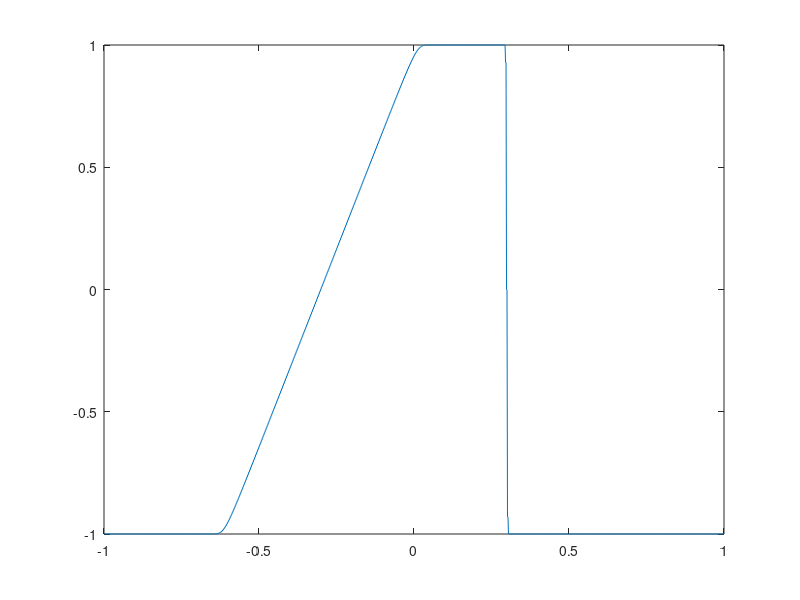

This chart was generated by the following MATLAB code:
% Burger's equation
% Lax-Friedrichs Method
% Yang Liu
%  dy/dt + d(y^2/2)/dx = 0
%
%     0 < t < T = 0.3,  ?1 < x < 1
%     u(x, 0) =   1   if |x| < 0.3
%                -1   otherwise
%     u(-1,t) = -1
%     u(1, t) = 1;

clear all
close all

h = 1/640;
x = -1:h:1;
nx = length(x);
u = zeros(nx ,1);

t0 = 0;
tf = 0.3;
nu = 0.8;
dt = nu*h;
nt = (tf-t0)/dt+1;

for i = 1:nx
    xx = -1+(i-1)*h;
    if abs(xx)<0.3
        u(i) = 1;
    else
        u(i) = -1;
    end
end

plot(x, u, 'r');
legend('Initial condition', 'Solution at t = 0.3');
xlabel('x');ylabel('u');title('Burger''s equation');

unew = zeros(nx, 1);
for i = 1:nt
    for j = 2:nx-1
        
        unew(j) = (u(j+1)+u(j-1))/2 - dt/h/4*(u(j+1)*u(j+1)-u(j-1)*u(j-1));
    end
    
    u = unew;
    u(1) = -1;
    u(nx) = -1;
    plot(x, u);
    t = (i-1)*dt;
    fprintf('at t = %d\n', t);
    pause
end

